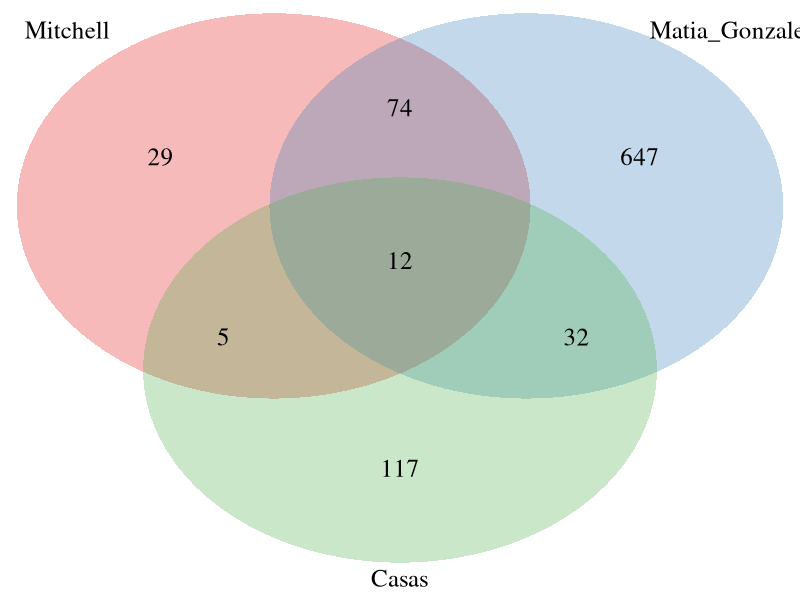
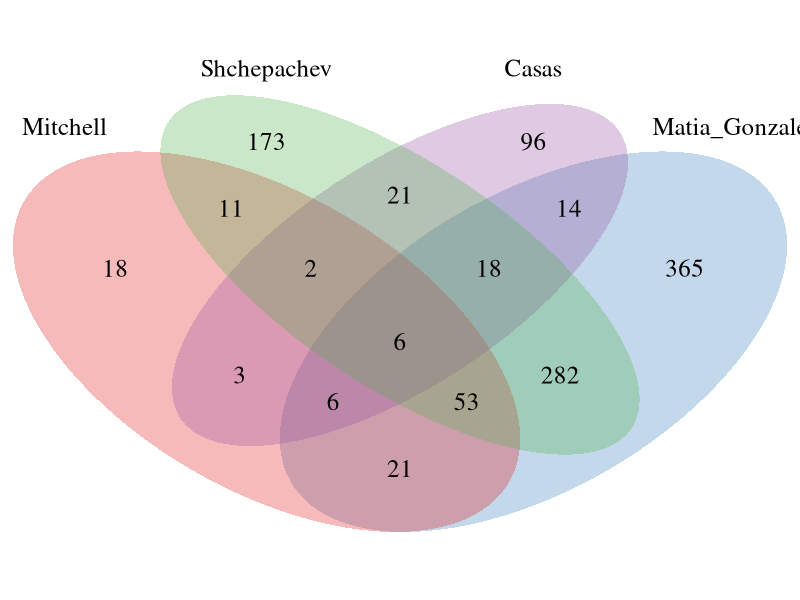
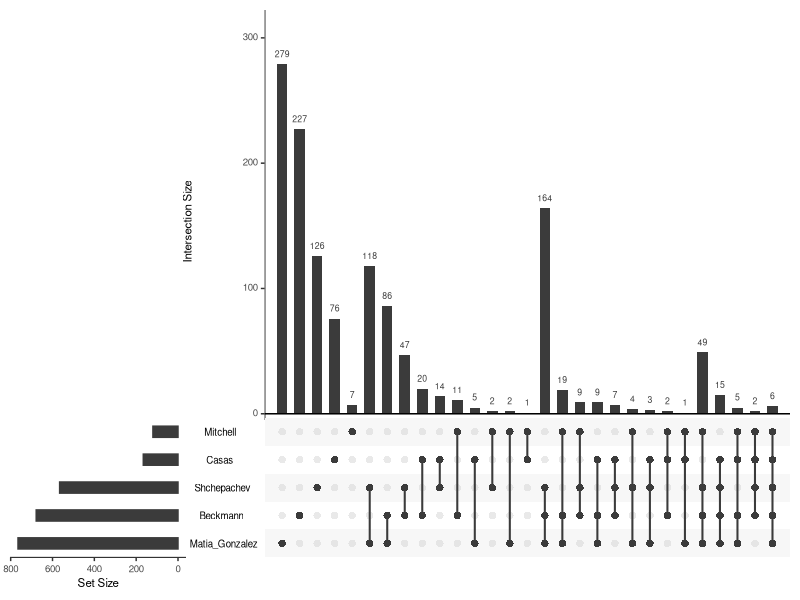
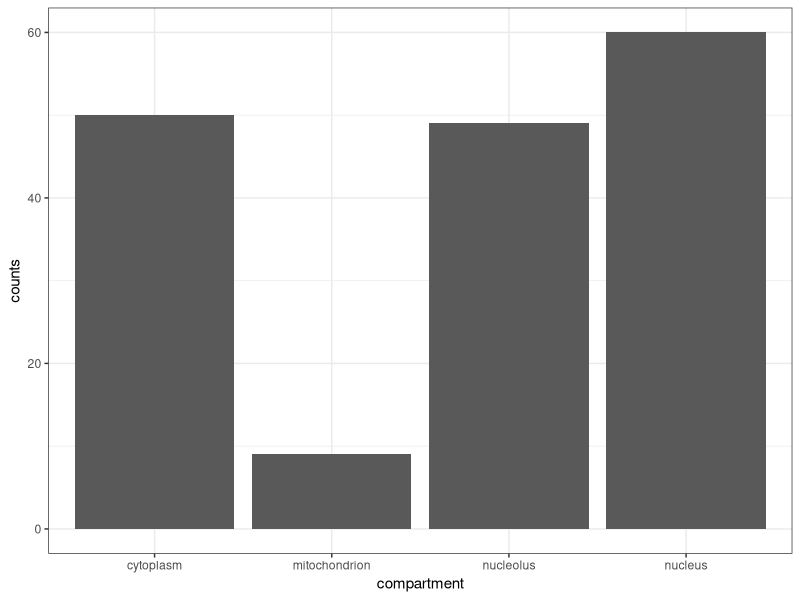
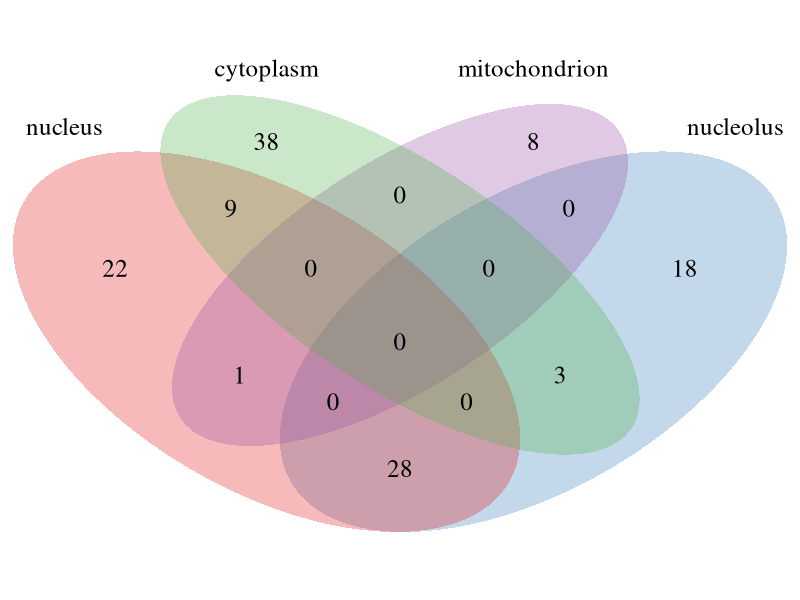
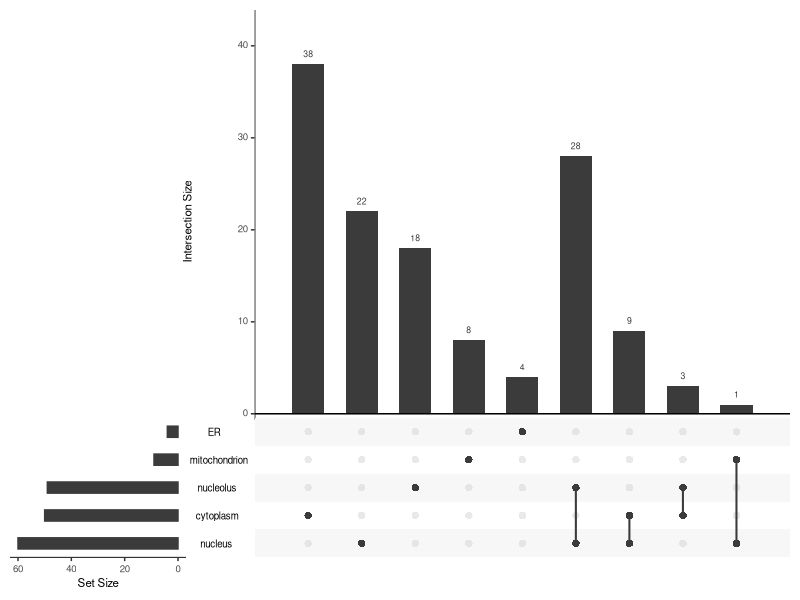

Reproduce these figures in R, in order.
########################
##
## Localization analysis taking Weissman's GFP data
## Validation of candidates from other yeast RBPs from various authors
##
########################
library(ggplot2)
library(VennDiagram)
library(RColorBrewer)
library(grid)
library(UpSetR)

setwd("/fsimb/groups/imb-buttergr/=EVOREG/rnalib")
cairo_pdf("./analysis/localization.pdf", onefile=TRUE)

compartments.all <- c("ambiguous", "mitochondrion", "vacuole", "spindle.pole", "cell.periphery",
                      "punctate.composite", "vacuolar.membrane", "ER", "nuclear.periphery",
                      "endosome", "bud.neck", "microtubule", "Golgi", "late.Golgi",
                      "peroxisome", "actin", "nucleolus", "cytoplasm", "ER.to.Golgi",
                      "early.Golgi", "lipid.particle", "nucleus", "bud")
compartments <- c("nucleus", "nucleolus", "cytoplasm", "mitochondrion")
mitchell       <- read.delim("./analysis/db/yeastRBP_Mitchell.txt"      , comment="#")  # former Parker
matia_gonzalez <- read.delim("./analysis/db/yeastRBP_Matia_Gonzalez.txt", comment="#")  # former Gerber
shchepachev    <- read.delim("./analysis/db/yeastRBP_Shchepachev.txt"   , comment="#")  # former Rappsilber
beckmann       <- read.delim("./analysis/db/yeastRBP_Beckmann.txt"      , comment="#")
loc            <- read.delim("./analysis/db/localization.txt"           , comment="#")
binders        <- read.csv("./analysis/heatmap_1+1_threshold.csv")                      # our list of binders

# deduplicate binders
binders <- by(binders, 1:nrow(binders), function(x) {
    data.frame(X=unlist(strsplit(x$X, ";")),
               x[,!grepl("^(X|name)", colnames(x))],    # gene name is no more valid for XXX;YYY rows
               row.names=NULL)
})
binders <- do.call(rbind, binders)

# validation against Mitchell & Matia_Gonzalez's db
img <- venn.diagram(list(Mitchell=mitchell$Systematic.Name, Matia_Gonzalez=matia_gonzalez$ORF, Casas=binders$X),
                    fill=brewer.pal(3,"Set1"), alpha=.3, lwd=0, cex=1.5, cat.cex=1.5, filename=NULL)
grid.newpage()
grid.draw(img)

# validation against Mitchell & Matia_Gonzalez & Shchepachev's db
img <- venn.diagram(list(Mitchell=mitchell$Systematic.Name, Matia_Gonzalez=matia_gonzalez$ORF, Shchepachev=shchepachev$ORF, Casas=binders$X),
                    fill=brewer.pal(4,"Set1"), alpha=.3, lwd=0, cex=1.5, cat.cex=1.5, filename=NULL)
grid.newpage()
grid.draw(img)

# same, as upset
upset(fromList(list(Mitchell=mitchell$Systematic.Name, Matia_Gonzalez=matia_gonzalez$ORF, Shchepachev=shchepachev$ORF, Beckmann=beckmann$ENSEMBL.ID, Casas=binders$X)))

# barplot
df <- data.frame(compartment=compartments,
                 counts=sapply(compartments, function(x) sum(binders$X %in% loc$yORF[loc[, x]])))

p <- ggplot(df, aes(x=compartment, y=counts)) +
    geom_bar(stat="identity") +
    theme_bw()
print(p)

# venn
img <- venn.diagram(lapply(compartments, function(x) binders$X[binders$X %in% loc$yORF[loc[, x]]]),
                    category.names=compartments, fill=brewer.pal(4,"Set1"), alpha=.3, lwd=0, cex=1.5,
                    cat.cex=1.5, filename=NULL)
grid.newpage()
grid.draw(img)

# same, but as an Upset
x <- as.matrix(loc[loc$yORF %in% binders$X, compartments.all])
mode(x) <- "integer"
upset(as.data.frame(x))

# save output
binders$loc <- sapply(binders$X, function(x) { 
    paste(compartments[sapply(compartments, function(y) x %in% loc$yORF[loc[, y]])], collapse="; ")
})
write.csv(binders, file="./analysis/localization.csv", row.names=F)

dev.off()
